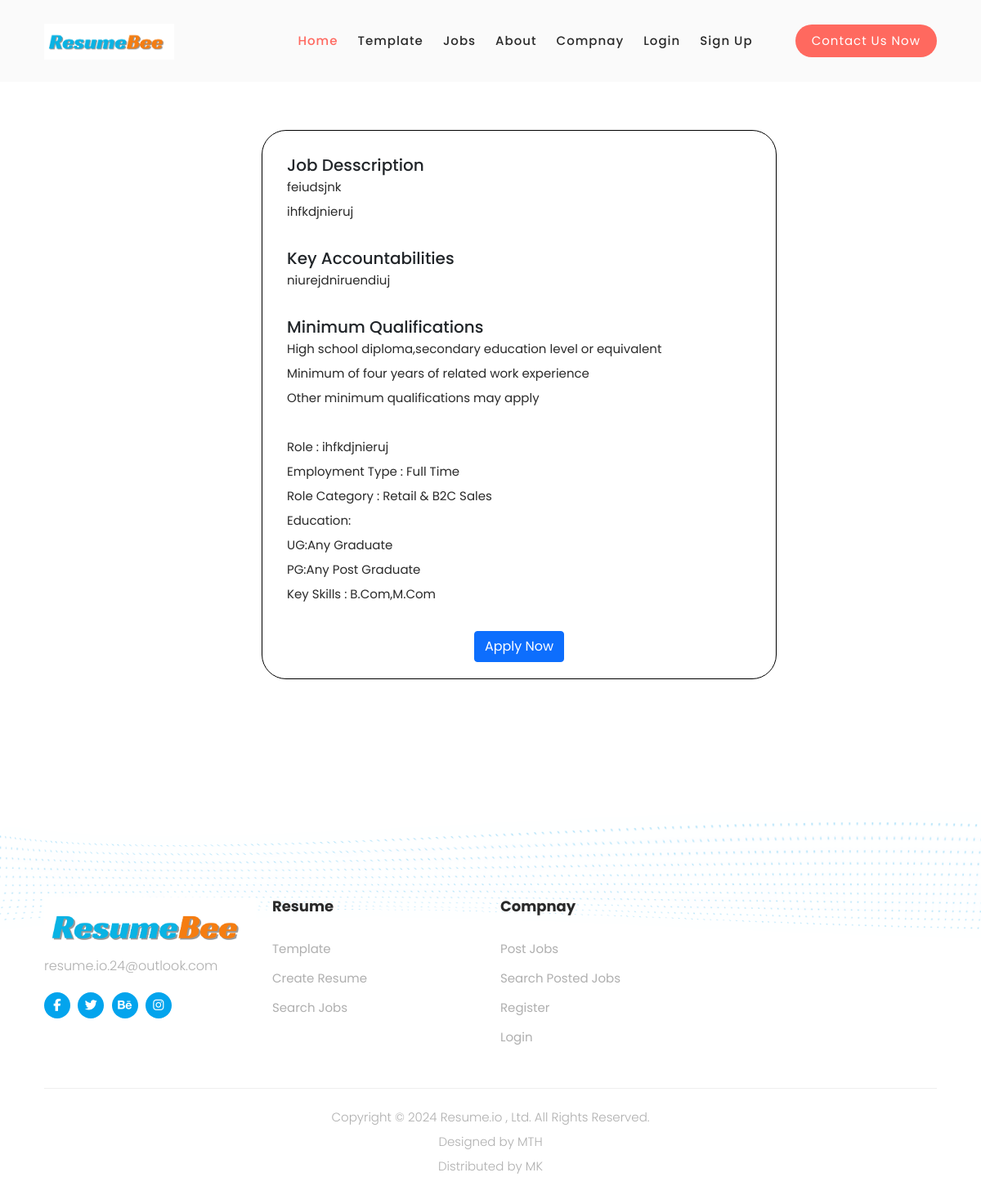
Page /job_details/2/ on the committed database.
### resume/models.py (models this page shows)
class job_vacancy(models.Model):
     jv_id = models.AutoField(primary_key=True,unique=True)
     jv_name = models.CharField(max_length=50,default="")
     jv_category = models.CharField(max_length=50,default="")
     jv_time = models.CharField(max_length=50,default="")
     jv_location = models.CharField(max_length=50,default="")
     jv_city = models.CharField(max_length=50,default="")
     jv_pincode = models.CharField(max_length=50,default="")
     jv_salary = models.CharField(max_length=50,default="none")
     jv_exprince = models.CharField(max_length=50, default="fresher")
     jv_function = models.CharField(max_length=50,default="")
     jv_description = models.TextField(max_length=100000,default="")
     jv_key_responsibilites = models.TextField(max_length=100000,default="")
     jv_requirements = models.TextField(max_length=100000,default="")
     c_id = models.ForeignKey(Company,on_delete=models.CASCADE,to_field='c_id')

### resume/views.py (the view)
# urls.py: path('job_details/<int:jv_id>/',views.job_details,name='job_details'),
def job_details(request,jv_id):
     job = job_vacancy.objects.filter(jv_id=jv_id)
     j={
          'job':job,
     }
     return render(request,'jobs_details.html',j);

### templates/jobs_details.html (shortened to what this page needs)
<!DOCTYPE html>
<html lang="en">
{% load static %}
<head>
    <link rel="stylesheet" href="https://cdnjs.cloudflare.com/ajax/libs/font-awesome/6.5.1/css/all.min.css"
 />
</head>
<body>
     {% include 'navbar.html'%}
    {% for i in job %}
    <div class="job">
        <div class="job1">
            <h5>Job Desscription</h5>
            <p>{{i.jv_name}}
            </p>
            <p>{{i.jv_category}}</p>
            </div>
        <div class="key">
            <h5>Key Accountabilities</h5>
            <p>{{i.jv_description}}</p>
        </div>
        <div class="qua">
            <h5>Minimum Qualifications</h5>
            <p>High school diploma,secondary education level or equivalent</p>
            <p>Minimum of four years of related work experience</p>
            <p>Other minimum qualifications may apply</p>
        </div>
        <div class="role">
            <p>Role : {{i.jv_category}}</p>
            <p>Employment Type : {{i.jv_time}}</p>
            <p>Role Category : Retail & B2C Sales</p>
            <p>Education:</p>
            <p>UG:Any Graduate</p>
            <p>PG:Any Post Graduate</p>
            <p>Key Skills : B.Com,M.Com</p>
        </div>
        <center><a  href="{% url 'apply' i.jv_id %}">
            <button class="b btn btn-primary"> Apply Now </button>
            </a>
    </div>
    {% endfor %}
    {% include 'footer.html'%}
</body>
</html>

### static/css/templa.css (style rules this page uses)
html, body, div, span, applet, object, iframe, h1, h2, h3, h4, h5, h6, p, blockquote, div pre, a, abbr, acronym, address, big, cite, code, del, dfn, em, font, img, ins, kbd, q, s, samp, small, strike, strong, sub, sup, tt, var, b, u, i, center, dl, dt, dd, ol, ul, li, figure, header, nav, section, article, aside, footer, figcaption { margin: 0; padding: 0; border: 0; outline: 0; }
* { box-sizing: border-box; }
html, body { font-family: 'Poppins', sans-serif; font-weight: 400; background-color: #fff; -ms-text-size-adjust: 100%; -webkit-font-smoothing: antialiased; -moz-osx-font-smoothing: grayscale; }
a { text-decoration: none !important; }
h1, h2, h3, h4, h5, h6 { margin-top: 0px; margin-bottom: 0px; }
p { font-size: 15px; line-height: 30px; color: #2a2a2a; }
html, body { background: #fff; font-family: 'Poppins', sans-serif; }

### static/css/templatem1.css (style rules this page uses)
html, body, div, span, applet, object, iframe, h1, h2, h3, h4, h5, h6, p, blockquote, div pre, a, abbr, acronym, address, big, cite, code, del, dfn, em, font, img, ins, kbd, q, s, samp, small, strike, strong, sub, sup, tt, var, b, u, i, center, dl, dt, dd, ol, ul, li, figure, header, nav, section, article, aside, footer, figcaption { margin: 0; padding: 0; border: 0; outline: 0; }
* { box-sizing: border-box; }
html, body { font-family: 'Poppins', sans-serif; font-weight: 400; background-color: #fff; -ms-text-size-adjust: 100%; -webkit-font-smoothing: antialiased; -moz-osx-font-smoothing: grayscale; }
a { text-decoration: none !important; }
h1, h2, h3, h4, h5, h6 { margin-top: 0px; margin-bottom: 0px; }
p { font-size: 15px; line-height: 30px; color: #2a2a2a; }
html, body { background: #fff; font-family: 'Poppins', sans-serif; }

### templates/jobs_details.html (style rules this page uses)
.job { align-items: center; border: 1px solid black; border-radius: 30px; margin-right: 250px; margin-top: 159px; margin-left: 320px; font-size: 20px; }
.job1 ,.key ,.qua ,.role { margin-left: 30px; margin-top: 30px; margin-bottom: 30px; }
.b { margin-bottom: 20px; }

### rows in the picture
job_vacancy: jv_name "feiudsjnk", jv_category "ihfkdjnieruj", jv_description "niurejdniruendiuj", jv_time "Full Time"
